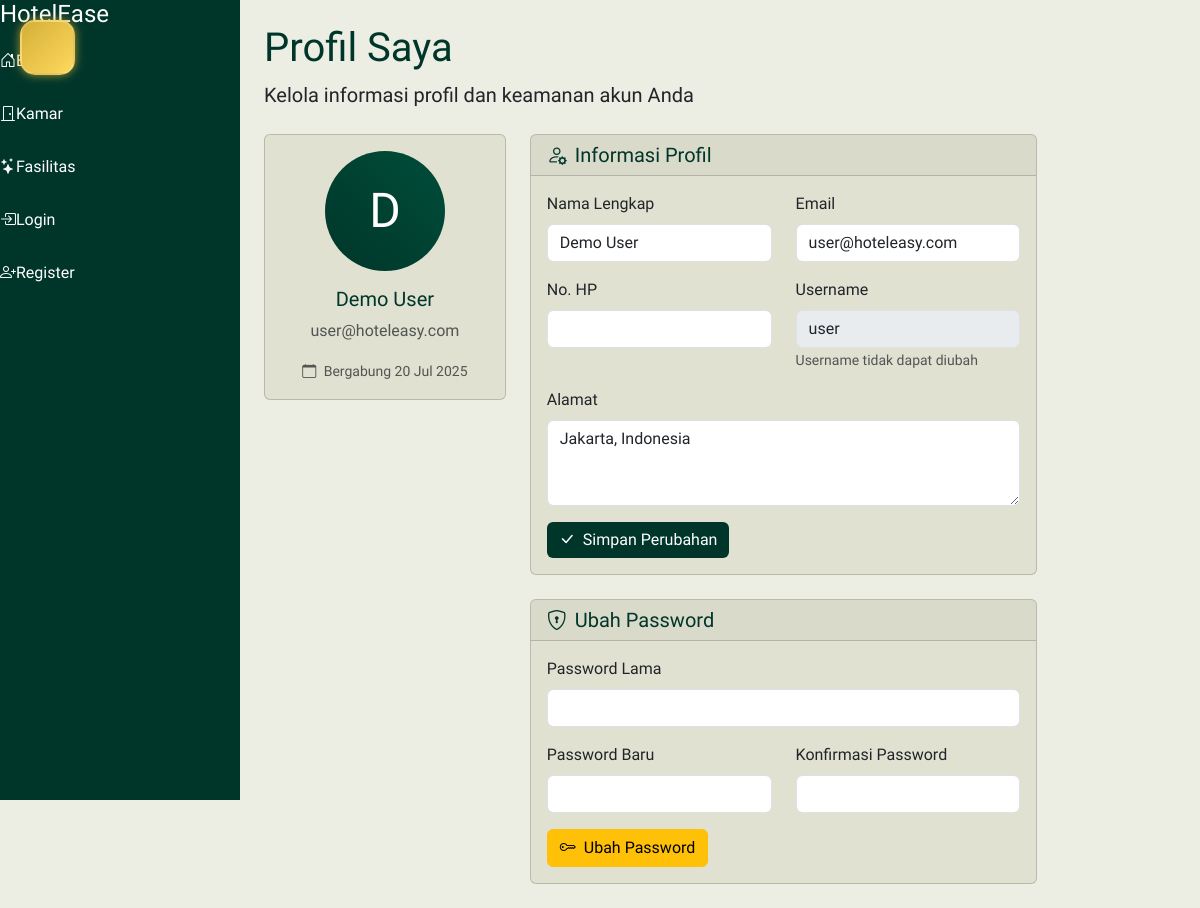
Page /profil.php (signed in) on the committed database.
### tables this page shows
CREATE TABLE `users` (
  `id` int(11) NOT NULL,
  `username` varchar(50) NOT NULL,
  `password` varchar(255) NOT NULL,
  `nama_lengkap` varchar(100) NOT NULL,
  `email` varchar(100) DEFAULT NULL,
  `phone` varchar(20) DEFAULT NULL,
  `alamat` text DEFAULT NULL,
  `role_id` int(11) NOT NULL,
  `last_login` timestamp NULL DEFAULT NULL,
  `created_at` timestamp NULL DEFAULT current_timestamp(),
  `password_reset_token` varchar(255) DEFAULT NULL,
  `password_reset_expires` timestamp NULL DEFAULT NULL,
  `login_attempts` int(11) DEFAULT 0,
  `locked_until` timestamp NULL DEFAULT NULL
);

### profil.php (the view, shortened to what this page needs)
<?php
require 'config/koneksi.php';
$user_id = $_SESSION['user_id'];
$query = "SELECT * FROM users WHERE id = ?";
$stmt = $conn->prepare($query);
$stmt->bind_param("i", $user_id);
$stmt->execute();
$result = $stmt->get_result();
$user = $result->fetch_assoc();
?>
<!DOCTYPE html>
<html lang="id">
<head>
    <link rel="stylesheet" href="https://cdn.jsdelivr.net/npm/bootstrap@5.3.0/dist/css/bootstrap.min.css">
    <link rel="stylesheet" href="https://cdn.jsdelivr.net/npm/bootstrap-icons@1.10.5/font/bootstrap-icons.css">
</head>
<body>
<div class="d-flex">
    <?php include 'user/sidebar.php'; ?>
    <div class="main-content p-4">
        <div class="mb-4">
            <h1>Profil Saya</h1>
            <p class="lead">Kelola informasi profil dan keamanan akun Anda</p>
        </div>
        <div class="row">
            <div class="col-md-4">
                <div class="card bg-panel">
                    <div class="card-body text-center">
                        <div class="profile-avatar">
                            <?= strtoupper(substr($user['nama_lengkap'], 0, 1)); ?>
                        </div>
                        <h5 class="text-green"><?= htmlspecialchars($user['nama_lengkap']); ?></h5>
                        <p class="text-muted"><?= htmlspecialchars($user['email'] ?? ''); ?></p>
                        <small class="text-muted">
                            <i class="bi bi-calendar me-1"></i>
                            Bergabung <?= date('d M Y', strtotime($user['created_at'])); ?>
                        </small>
                    </div>
                </div>
            </div>
            <div class="col-md-8">
                <div class="card bg-panel">
                    <div class="card-header">
                        <h5 class="text-green mb-0">
                            <i class="bi bi-person-gear me-2"></i>Informasi Profil
                        </h5>
                    </div>
                    <div class="card-body">
                        <form method="POST">
                            <div class="row">
                                <div class="col-md-6 mb-3">
                                    <label for="nama" class="form-label">Nama Lengkap</label>
                                    <input type="text" class="form-control" id="nama" name="nama"
                                           value="<?= htmlspecialchars($user['nama_lengkap']); ?>" required>
                                </div>
                                <div class="col-md-6 mb-3">
                                    <label for="email" class="form-label">Email</label>
                                    <input type="email" class="form-control" id="email" name="email"
                                           value="<?= htmlspecialchars($user['email']); ?>" required>
                                </div>
                            </div>
                            <div class="row">
                                <div class="col-md-6 mb-3">
                                    <label for="no_hp" class="form-label">No. HP</label>
                                    <input type="text" class="form-control" id="no_hp" name="no_hp"
                                           value="<?= htmlspecialchars($user['no_hp'] ?? ''); ?>">
                                </div>
                                <div class="col-md-6 mb-3">
                                    <label for="username" class="form-label">Username</label>
                                    <input type="text" class="form-control" value="<?= htmlspecialchars($user['username']); ?>" disabled>
                                    <small class="text-muted">Username tidak dapat diubah</small>
                                </div>
                            </div>
                            <div class="mb-3">
                                <label for="alamat" class="form-label">Alamat</label>
                                <textarea class="form-control" id="alamat" name="alamat" rows="3"><?= htmlspecialchars($user['alamat'] ?? ''); ?></textarea>
                            </div>
                            <button type="submit" class="btn btn-dark-green">
                                <i class="bi bi-check-lg me-2"></i>Simpan Perubahan
                            </button>
                        </form>
                    </div>
                </div>
                <div class="card bg-panel mt-4">
                    <div class="card-header">
                        <h5 class="text-green mb-0">
                            <i class="bi bi-shield-lock me-2"></i>Ubah Password
                        </h5>
                    </div>
                    <div class="card-body">
                        <form method="POST">
                            <div class="mb-3">
                                <label for="current_password" class="form-label">Password Lama</label>
                                <input type="password" class="form-control" id="current_password" name="current_password" required>
                            </div>
                            <div class="row">
                                <div class="col-md-6 mb-3">
                                    <label for="new_password" class="form-label">Password Baru</label>
                                    <input type="password" class="form-control" id="new_password" name="new_password"
                                           minlength="6" required>
                                </div>
                                <div class="col-md-6 mb-3">
                                    <label for="confirm_password" class="form-label">Konfirmasi Password</label>
                                    <input type="password" class="form-control" id="confirm_password" name="confirm_password"
                                           minlength="6" required>
                                </div>
                            </div>
                            <button type="submit" name="update_password" class="btn btn-warning">
                                <i class="bi bi-key me-2"></i>Ubah Password
                            </button>
                        </form>
                    </div>
                </div>
            </div>
        </div>
    </div>
</div>
</body>
</html>

### assets/css/hamburger-user.css (style rules this page uses)
:root { --bg-primary: #1c1c28; --bg-secondary: #181823; --card-bg: #23232e; --card-bg-lighter: #26263a; --primary-accent: #d4af37; --primary-accent-hover: #ffd95e; --secondary-accent-soft-purple: #9e8cfc; --secondary-accent-sky-blue: #6fc1ff; --text-primary: #ffffff; --text-secondary: #a0a0b0; --text-muted: #c0c0c0; --success-color: #4cd964; --danger-color: #ff5c5c; --border-accent: #2e2e40; --border-table: #2e2e40; }
.main-content { transition: filter 0.3s ease; }

### profil.php (style rules this page uses)
body { background-color: #ECEDE3; font-family: 'Montserrat Alternates', sans-serif; }
h1, h2, h3 { font-family: 'Krona One', sans-serif; color: #00362A; }
.text-green { color: #00362A; }
.bg-panel { background-color: #E0E1D1; }
.btn-dark-green { background-color: #00362A; border: none; color: white; }
.main-content { margin-left: 240px; min-height: 100vh; }
.profile-avatar { width: 120px; height: 120px; background: linear-gradient(45deg, #00362A, #004d3a); border-radius: 50%; display: flex; align-items: center; justify-content: center; font-size: 3rem; color: white; margin: 0 auto 1rem; }

### rows in the picture
users: nama_lengkap "D", nama_lengkap "Demo User", email "user@hoteleasy.com", created_at "20 Jul 2025", nama "Demo User", username "user", alamat "Jakarta, Indonesia"
